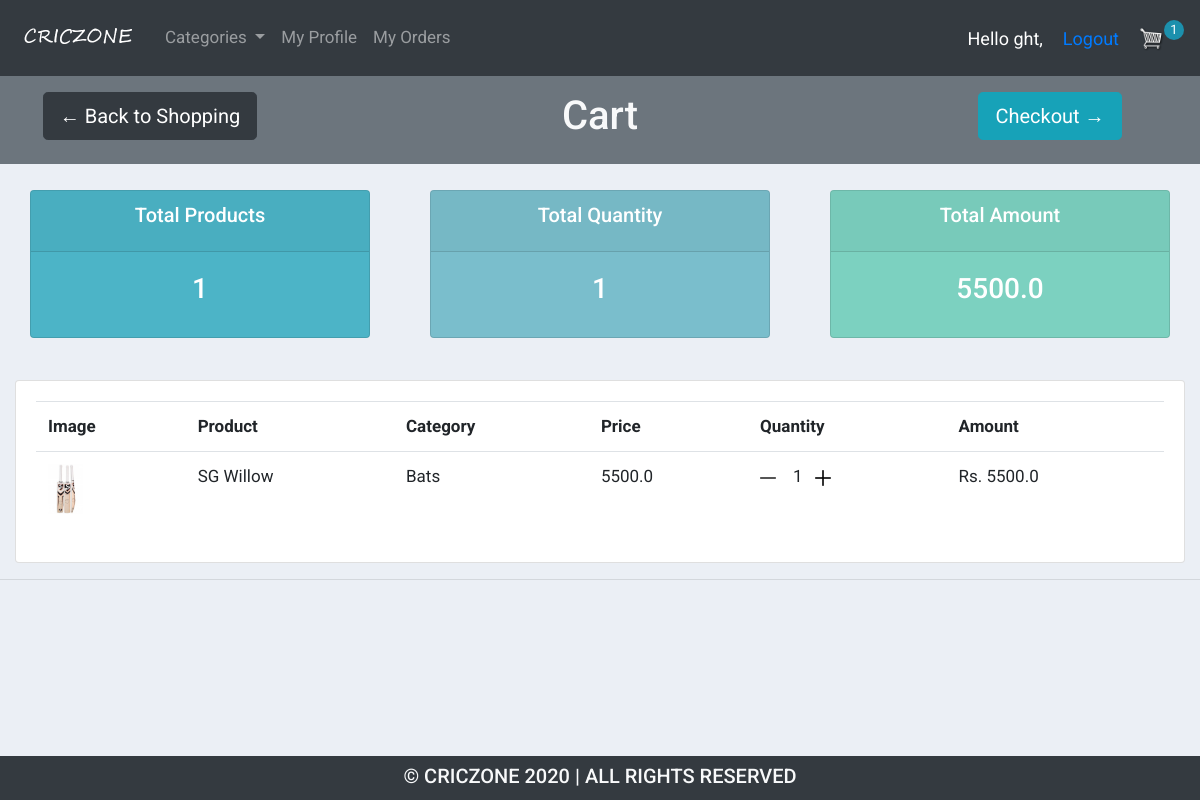
The app's page /view_cart/ (signed in) with its own data.
### accounts/models.py (models this page shows, shortened)
class Cart(models.Model):
    customer = models.ForeignKey(Customer, null=True, on_delete=models.SET_NULL)
    product = models.ForeignKey(Product, null=True, on_delete=models.SET_NULL)
    quantity = models.IntegerField(null=True)

class Product(models.Model):
    CATEGORY = (
        ('Bats','Bats'),
        ('Balls','Balls'),
        ('Pads', 'Pads'),
        ('Gloves', 'Gloves'),
        ('Safety Equipments', 'Safety Equipments'),
        ('Kits', 'Kits'),
    )
    name = models.CharField(max_length=200, null=True)
    price = models.FloatField(null=True)
    category = models.CharField(max_length=200, null=True, choices=CATEGORY)
    description = models.CharField(max_length=200, null=True)
    date_created = models.DateTimeField(auto_now_add=True, null=True)
    image = models.ImageField(default="profile1.png",null=True, blank=True)
    tags = models.ManyToManyField(Tag)

### accounts/decorators.py (the view)
        def wrapper_func(request, *args, **kwargs):
            group = None
            if request.user.groups.exists():
                group = request.user.groups.all()[0].name
            if group in allowed_roles:
                return view_func(request, *args, **kwargs)
            else:
                return HttpResponse("You are not authorized user")

### accounts/templatetags/multiply.py (called while the page is built)
@register.simple_tag()
def multiply(qty, price, *args, **kwargs):
    return qty * price

### accounts/views.py (called while the page is built)
@allowed_users(allowed_roles=['customer'])
@login_required(login_url='login')
def viewCart(request):
    cust = Customer.objects.get(name=request.user)
    cart = cust.cart_set.all()
    quantity = 0
    amount = 0
    for i in cart:
        quantity += i.quantity
        amount += (i.quantity*i.product.price)
    context = {'cart':cart, 'total_products':cart.count(), 'quantity':quantity, 'amount':amount}
    return render(request, 'accounts/cart.html', context)

### accounts/templates/accounts/cart.html
{%  extends 'accounts/main.html' %}
{% block content %}
{% load multiply %}
{% load static %}
<div class="row py-3 text-center text-light bg-secondary">
    <div class="col-md-3">
        <a class="btn btn-dark btn-lg" href="{% url 'shop' %}">&#x2190; Back to Shopping</a>
    </div>
    <div class="col-md-6 ">
        <h1>Cart</h1>
    </div>
    <div class="col-md-3">
        <a class="btn btn-info btn-lg" href="{% url 'checkout' %}">Checkout &#8594;</a>
    </div>
</div>
<br>
<div class="row">
    <div class="col">
        <div class="col-md">
            <div class="card text-center text-white  mb-3" id="total-orders">
                <div class="card-header">
                    <h5 class="card-title">Total Products</h5>
                </div>
                <div class="card-body">
                    <h3 class="card-title">
                        {{total_products}}
                    </h3>
                </div>
            </div>
        </div>
    </div>
    <div class="col">
        <div class="col-md">
            <div class="card text-center text-white  mb-3" id="orders-delivered">
                <div class="card-header">
                    <h5 class="card-title">Total Quantity</h5>
                </div>
                <div class="card-body">
                    <h3 class="card-title">{{quantity}}</h3>
                </div>
            </div>
        </div>
    </div>
    <div class="col">
        <div class="col-md">
            <div class="card text-center text-white  mb-3" id="orders-pending">
                <div class="card-header">
                    <h5 class="card-title">Total Amount</h5>
                </div>
                <div class="card-body">
                    <h3 class="card-title">{{amount}}</h3>
                </div>
            </div>
        </div>
    </div>
</div>
<br>
<div class="row">
    <div class="col-md">
        <div class="card card-body">
            <table class="table">
                <tr>
                    <th>Image</th>
                    <th>Product</th>
                    <th>Category</th>
                    <th>Price</th>
                    <th>Quantity</th>
                    <th>Amount</th>
                </tr>
                {% for i in cart %}
                <tr>
                    <td><img src="{{i.product.image.url}}" alt="" height="50px" width=""></td>
                    <td>{{i.product.name}}</td>
                    <td>{{i.product.category}}</td>
                    <td>{{i.product.price}}</td>
                    <td>
                        <a class="" href="{% url 'delete_cart' i.product.id %}">
                            <img height="16px" src="{% static '/images/minus.png' %}" alt="">
                        </a>&nbsp;&nbsp;
                        {{i.quantity}}&nbsp;&nbsp;
                        <a class="" href="{% url 'add_cart' i.product.id %}">
                            <img height="16px" src="{% static '/images/plus.png' %}" alt="">
                        </a>
                    </td>
                    <td>Rs. {% multiply i.quantity i.product.price %}</td>
                </tr>
                {% endfor %}
            </table>
        </div>
    </div>
</div>
{% endblock content %}

### accounts/templates/accounts/navbar.html (shortened to what this page needs)
{% load static %}
<nav class="navbar navbar-expand-lg navbar-dark bg-dark sticky-top">
    {% if request.user.is_staff %}
    <a class="navbar-brand" href="{% url 'home' %}">
        <img src="{% static '/images/logo.png' %}" alt="" height="50px">
    </a>
    {% else %}
    <a class="navbar-brand" href="{% url 'shop' %}">
        <img src="{% static '/images/logo.png' %}" alt="" height="50px">
    </a>
    {% endif %}
    <div class="collapse navbar-collapse " id="navbarNav">
        <ul class="navbar-nav">
            {% if request.user.is_staff %}
            <li class="nav-item active">
                <a class="nav-link" href="{% url 'home' %}">Dashboard</a>
            </li>
            <li class="nav-item">
                <a class="nav-link" href="{% url 'products' %}">Products</a>
            </li>
            {% else %}
            <li class="nav-item dropdown">
                <a class="nav-link dropdown-toggle" href="#" id="navbardrop" data-toggle="dropdown">
                    Categories
                </a>
            </li>
            <li class="nav-item">
                <a class="nav-link" href="{% url 'account' %}">My Profile</a>
            </li>
            <li class="nav-item">
                <a class="nav-link" href="{% url 'user-page' %}">My Orders</a>
            </li>
            {% endif %}
        </ul>
    </div>
    <span style="font-size: 18px; color: white; margin-right: 20px;">
        Hello {{request.user}}, </span>
    <span style="font-size: 18px; color: white; margin-right: 20px;">
        <a href="{% url 'logout' %}">Logout</a></span>
    {% if request.user.is_staff %}
    {% else %}
    <a href="{% url 'view_cart' %}">
        <img id="cart-icon" height="25px" src="{% static 'images/cart.png' %}">
    </a>
    <p id="cart-total">{{quantity}}</p>
    {% endif %}
</nav>

### accounts/static/css/main.css (style rules this page uses)
th { text-align: left; }
body { background-color: #ebeff5; font: }
#total-orders { background-color: #4cb4c7; }
#orders-delivered { background-color: #7abecc; }
#orders-pending { background-color: #7CD1C0; }

### accounts/templates/accounts/main.html (style rules this page uses)
body { font-family: 'Roboto'; font-size: 17px; }

### accounts/templates/accounts/navbar.html (style rules this page uses)
#cart-total { display: block; text-align: center; color:#fff; background-color: rgb(28, 144, 173); width: 20px; height: 20px; border-radius: 50%; font-size: 13px; }

### records on screen
Cart: product.image (picture), product.name "SG Willow", product.category "Bats", product.price "5500.0", quantity "1", quantity+product "5500.0"

### other values on screen
{{ request.user }} "ght"
{{ quantity }} "1"
{{ total_products }} "1"
{{ amount }} "5500.0"
